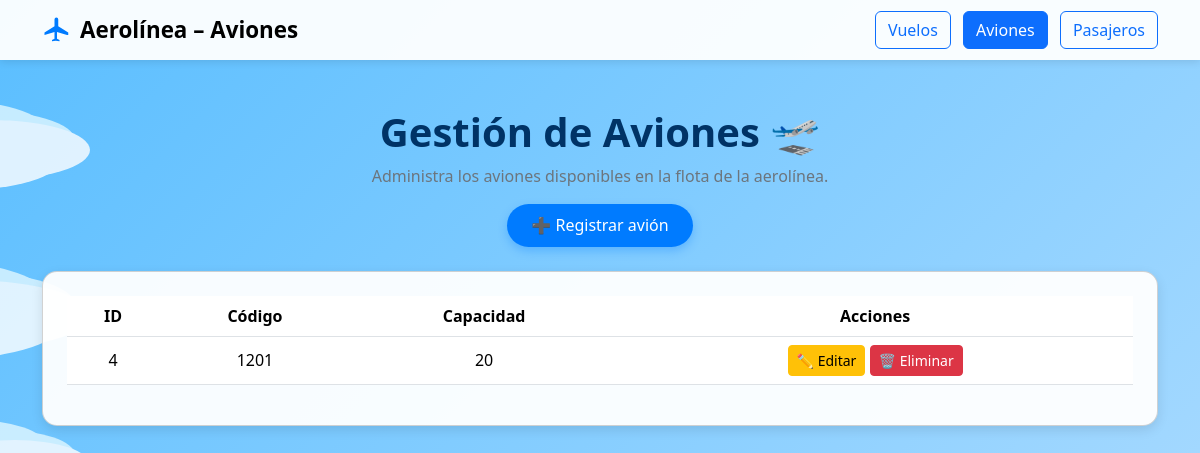
The app's page /aviones/ with its own data.
### aviones/models.py (models this page shows, shortened)
class Avion(models.Model):
    avion_codigo = models.CharField(max_length=30, unique=True)
    avion_capacidad = models.CharField(max_length=30)

### aviones/views.py (the view)
# urls.py: path('', views.lista_aviones, name='lista_aviones'),
def lista_aviones(request):
    aviones = Avion.objects.all()
    return render(request, 'aviones.html', {'aviones': aviones})

### aviones/templates/aviones.html (shortened to what this page needs)
<!DOCTYPE html>
<html lang="es">
<head>
  <link href="https://cdn.jsdelivr.net/npm/bootstrap@5.3.3/dist/css/bootstrap.min.css" rel="stylesheet">
</head>
<body>
  <nav class="navbar navbar-expand-lg sticky-top">
    <div class="container">
      <a class="navbar-brand" href="{% url 'home' %}">
        <svg xmlns="http://www.w3.org/2000/svg" viewBox="0 0 24 24">
          <path d="M21 16v-2l-8-5V3.5a1.5 1.5 0 0 0-3 0V9l-8 5v2l8-2.5V19l-2 1v1l3-0.5 3 0.5v-1l-2-1v-5.5l8 2.5z"/>
        </svg>
        Aerolínea – Aviones
      </a>
      <div class="ms-auto">
        <a href="{% url 'lista_vuelos' %}" class="btn btn-outline-primary me-2">Vuelos</a>
        <a href="{% url 'lista_aviones' %}" class="btn btn-primary me-2">Aviones</a>
        <a href="{% url 'lista_pasajeros' %}" class="btn btn-outline-primary">Pasajeros</a>
      </div>
    </div>
  </nav>
  <div class="container mt-5">
    <div class="text-center mb-4">
      <h1>Gestión de Aviones 🛫</h1>
      <p class="text-secondary">Administra los aviones disponibles en la flota de la aerolínea.</p>
      <a href="{% url 'agregar_avion' %}" class="btn btn-main">➕ Registrar avión</a>
    </div>
    <div class="card p-4">
      <div class="table-responsive">
        <table class="table align-middle text-center">
          <thead>
            <tr>
              <th>ID</th>
              <th>Código</th>
              <th>Capacidad</th>
              <th>Acciones</th>
            </tr>
          </thead>
          <tbody>
            {% for avion in aviones %}
            <tr>
              <td>{{ avion.id }}</td>
              <td>{{ avion.avion_codigo }}</td>
              <td>{{ avion.avion_capacidad }}</td>
              <td>
                <a href="{% url 'editar_avion' avion.id %}" class="btn btn-sm btn-warning">✏️ Editar</a>
                <a href="{% url 'eliminar_avion' avion.id %}" class="btn btn-sm btn-danger">🗑️ Eliminar</a>
              </td>
            </tr>
            {% endfor %}
          </tbody>
        </table>
      </div>
    </div>
  </div>
</body>
</html>

### aviones/templates/aviones.html (style rules this page uses)
body { margin: 0; font-family: 'Segoe UI', sans-serif; color: #0d1b2a; min-height: 100vh; overflow-x: hidden; }
.navbar { background-color: rgba(255, 255, 255, 0.95); box-shadow: 0 2px 8px rgba(0, 0, 0, 0.1); position: relative; z-index: 10; }
.navbar-brand { font-weight: 600; font-size: 1.4rem; display: flex; align-items: center; gap: 0.5rem; }
.navbar-brand svg { width: 30px; height: 30px; fill: #007bff; }
.card { border-radius: 15px; box-shadow: 0 4px 12px rgba(0, 0, 0, 0.1); background-color: rgba(255, 255, 255, 0.95); }
h1 { color: #003366; font-weight: 700; }
.btn-main { background-color: #007bff; border: none; color: #fff; border-radius: 50px; padding: 0.6rem 1.5rem; transition: all 0.3s ease; box-shadow: 0 4px 10px rgba(0, 123, 255, 0.3); }
table thead { background-color: #007bff; color: white; }

### records on screen
Avion: id "4", avion_codigo "1201", avion_capacidad "20"
